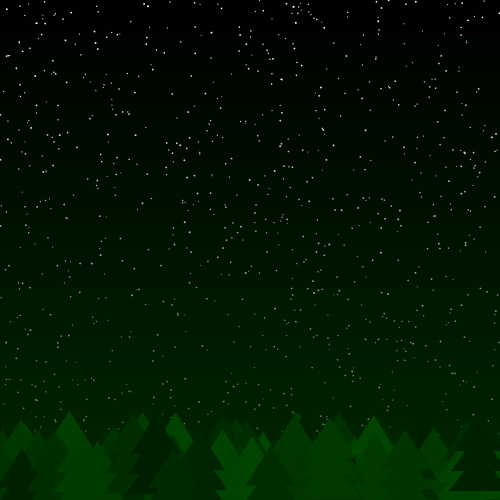
Frame 1 (no input)
Frame 60 (the mouse pressed at the canvas centre just before this capture): identical to frame 1, image omitted
Frame 120 (the mouse held since frame 60 and released just before this capture): identical to frame 1, image omitted

The Processing sketch that drew this single still picture (run headless with seeded random() and noise(); from frame 60 on, the mouse is pressed at the canvas centre):

// Processing sketch: night_sky
// ── night_sky.pde
// global variables go here
Scene myScene;

void setup() {
  size(500,500);
  myScene = new Scene();
}

void draw() {
  background(0);
  myScene.display();
}

// ── Forest.pde
class Forest { //name
  //attr
  Tree[] trees;
  
  //constr
  Forest(int numOfTrees) {
    trees = new Tree[numOfTrees];
    for(int i = 0; i < trees.length; i++) {
      trees[i] = new Tree();
    }
  }
  
  //methods
  void display() {
    for(int i = 0; i < trees.length; i++) {
      trees[i].display();
    }
  }
}

// ── Horizon.pde
class Horizon { // name
  //attr
  float skyAlpha;

  //constr
  Horizon() {
    skyAlpha = 0;
  }

  //methods
  void display() {
    for (int row = 0; row < height; row++) {
      stroke(0, 50, 0, skyAlpha);
      noFill();
      line(0, row, width, row);
      skyAlpha += 0.4;
    }
    skyAlpha = 0;
  }
}


// ── Scene.pde
class Scene { //name
  //attr
  Sky mySky;
  Horizon myHorizon;
  Forest myForest;
  
  //constr
  Scene() {
    mySky = new Sky(1000);
    myHorizon = new Horizon();
    myForest = new Forest(100);
  }
  
  //methods
  void display() {
    mySky.display();
    myHorizon.display();
    myForest.display();
  }
}

// ── Sky.pde
class Sky { //name
  //attr
  protected int numOfStars;
  Star[] myStars;

  //constr
  Sky(int numOfStars_) {
    numOfStars = numOfStars_;
    myStars = new Star[numOfStars];

    for (int i = 0; i < myStars.length; i++) {
      myStars[i] = new Star();
    }
  }

  //methods

  void display() {
    for (int i = 0; i < myStars.length; i++) {
      myStars[i].display();
    }
  }
}


// ── Star.pde
class Star{ //name
  //attr
  float x, y, w;
  
  //constr
  Star() {
    x = random(width);
    y = random(height);
    w = random(1,2);
  }
  
  //methods
  void display() {
    fill(255);
    noStroke();
    ellipse(x,y,w,w); 
  }
}

// ── Tree.pde
class Tree { //name
  //attr
  float treex, treey, g;
  
  //constr
  Tree() {
    treex = random(width);
    treey = random(-10,30);
    g = random(30,70);
  }
  
  //methods
  void display() {
    fill(0,g,0);
    noStroke();
    triangle(treex-30,height+treey,treex+30,height+treey,treex,height-40+treey);
    triangle(treex-28,height-20+treey,treex+28,height-20+treey,treex,height-60+treey);
    triangle(treex-25,height-40+treey,treex+25,height-40+treey,treex,height-80+treey);
  }
}
